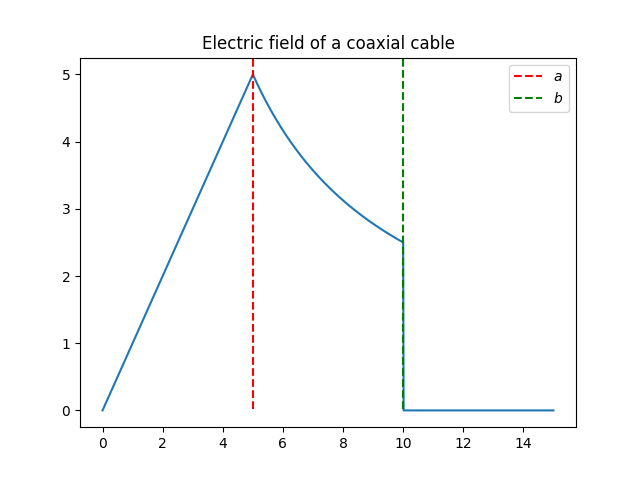

This chart was generated by the following Python code:
import numpy as np
import matplotlib.pyplot as plt

b = 10
a = 5

s = np.linspace(0,15,1000)

def efield(x):
    return np.where(x > b, 0, np.where(x < a, s, a**2/s))


plt.plot(s,efield(s))
plt.axvline(a, 0.05, linestyle="--", label=r"$a$", color="r")
plt.axvline(b, 0.05, linestyle="--", label=r"$b$", color="g")

plt.title("Electric field of a coaxial cable")
plt.legend()
plt.savefig("ch02/p17.png")
plt.show()
